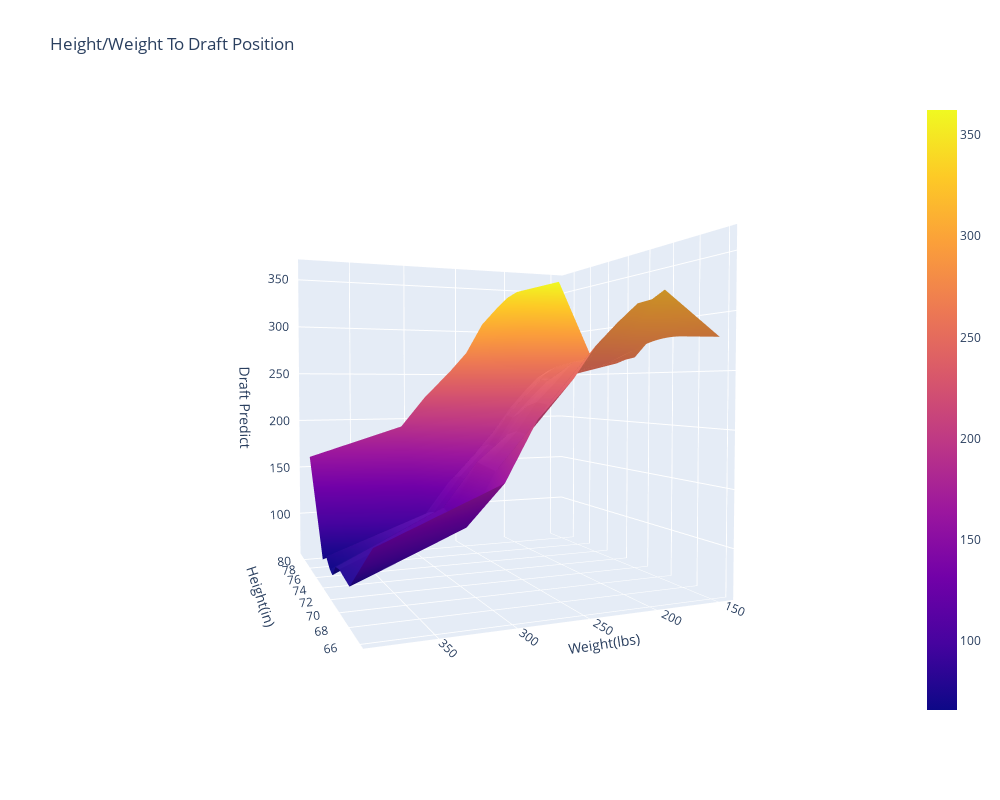

Notebook code cell kept with this figure:
### Code cell
import plotly.graph_objects as go

surface = go.Surface(x=pdp.columns,
                     y=pdp.index,
                     z=pdp.values)

fig = go.Figure(surface)
fig.update_layout(title='Height/Weight To Draft Position', autosize=False,width=1000, height=800, scene=dict(
    xaxis = dict(title = 'Height(in)'),
    yaxis = dict(title = 'Weight(lbs)'),
    zaxis = dict(title = 'Draft Predict')))
fig.show()

### Figure 1 — Plotly figure (JSON) as saved in the notebook; plotly's stock layout.template omitted (floating-point values rounded to 4 significant figures)
{"data": [{"type": "surface", "x": [66, 70.3, 71.5, 72.6, 73.5, 74.3, 75, 76, 77, 81.1], "y": [387, 305, 283, 258, 242, 226, 211, 200, 190, 145], "z": [[123.4, 74.99, 76.79, 78.73, 76.82, 65.73, 67.83, 75.52, 68.56, 161.3], [164.2, 115.8, 117.6, 119.5, 123.5, 112.4, 114.5, 111.0, 102.1, 191.7], [211.4, 163.0, 164.8, 166.8, 156.9, 146.2, 148.3, 144.8, 135.9, 223.6], [242.5, 194.0, 195.8, 191.6, 182.7, 177.2, 178.8, 175.2, 166.3, 253.6], [268.7, 220.3, 222.1, 217.8, 210.5, 205.8, 207.3, 197.9, 187.6, 274.8], [287.4, 238.9, 240.7, 235.1, 229.8, 225.0, 226.6, 217.2, 213.1, 308.0], [303.1, 258.6, 259.6, 252.1, 246.9, 242.1, 243.6, 236.6, 232.5, 327.5], [307.0, 254.8, 255.8, 249.6, 245.1, 240.4, 241.9, 249.4, 245.3, 340.2], [315.4, 259.1, 260.1, 253.8, 251.3, 247.8, 249.3, 256.8, 252.7, 347.7], [278.5, 284.1, 278.8, 265.6, 263.8, 260.6, 264.0, 271.5, 267.5, 362.4]]}], "layout": {"autosize": false, "height": 800, "scene": {"aspectmode": "auto", "aspectratio": {"x": 1, "y": 1, "z": 1}, "camera": {"center": {"x": 0, "y": 0, "z": 0}, "eye": {"x": -2.103, "y": 0.8429, "z": 0.07428}, "projection": {"type": "perspective"}, "up": {"x": 0, "y": 0, "z": 1}}, "xaxis": {"title": {"text": "Height(in)"}, "type": "linear"}, "yaxis": {"title": {"text": "Weight(lbs)"}, "type": "linear"}, "zaxis": {"title": {"text": "Draft Predict"}}}, "title": {"text": "Height/Weight To Draft Position"}, "width": 1000}}
